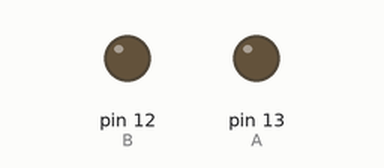
A sketch run on a simulated Arduino Uno, built with avr-gcc and run on an emulated ATmega328P. On the bench: output pins drawn as LEDs (lit = HIGH).

Above: at 1.0 s.
At 3.45 s:
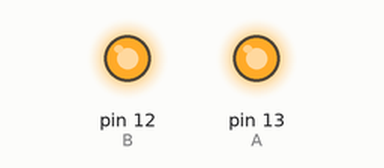
At 5.4 s:
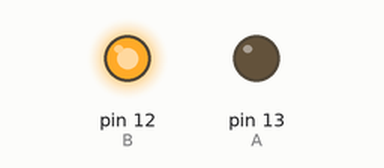
At 6.4 s:
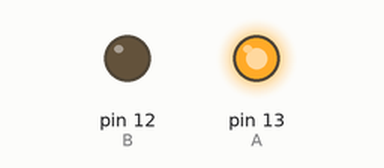
Timing chart, 0 to 9.0 s (numbered marks = the images above):
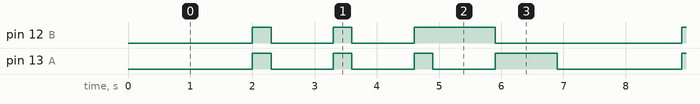

The sketch:

compuertas.ino
```cpp
int A=13;
int B=12;

void setup() {
  pinMode(A, OUTPUT);
  pinMode(B, OUTPUT);
}

void loop() {
  digitalWrite(A,LOW);
  digitalWrite(B,LOW);
  delay(1000);
for(int i=1;i<4;i++)
{
  digitalWrite(A,LOW);
  digitalWrite(B,LOW);
  delay(1000);
  digitalWrite(A,HIGH);
  digitalWrite(B,HIGH);
  delay(300);


}


  digitalWrite(A,LOW);
  digitalWrite(B,HIGH);
  delay(1000);


  digitalWrite(A,HIGH);
  digitalWrite(B,LOW);
  delay(1000);


}
```

Measured:
- by itself, pin 12 (B): repeats every 6.9 s: LOW 1.0 s, HIGH 0.30 s, LOW 1.0 s, HIGH 1.3 s, LOW 3.0 s, HIGH 0.30 s
- by itself, pin 13 (A): repeats every 6.9 s: 2 × (LOW 1.0 s, HIGH 0.30 s), LOW 1.0 s, HIGH 1.0 s, LOW 2.0 s, HIGH 0.30 s
- by itself, everything shown: repeats every 6.9 s, in 8 steps
